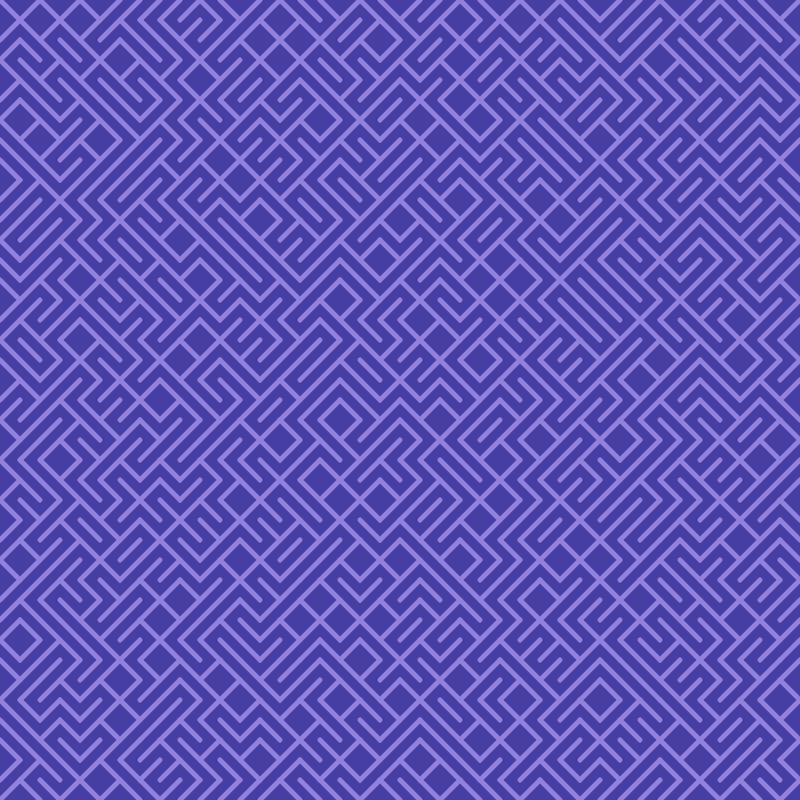
Frame 1 (no input)
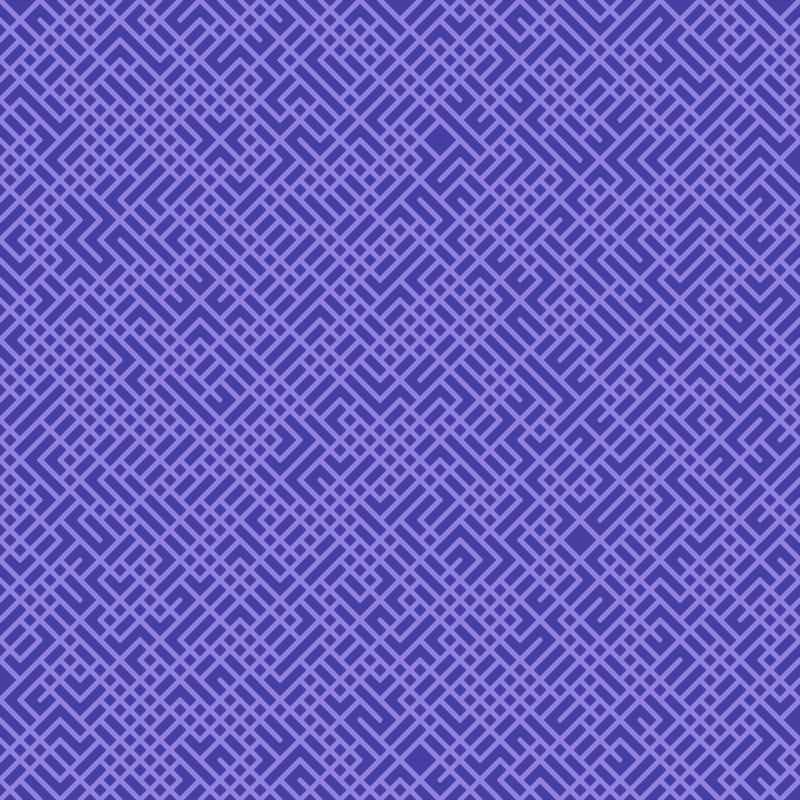
Frame 2 (the mouse pressed at the canvas centre, redrawn once)

The p5.js sketch that drew these frames (run headless with seeded random() and noise() and a simulated clock; the mouse was pressed at the canvas centre and the sketch redrawn once):

// p5.js sketch
// ── sketch.js
// 2020 © @barsab, Daniele @Fupete and the course DSII2020 at DESIGN.unirsm 
// github.com/dsii-2020-unirsm — github.com/fupete
// Educational purposes, MIT License, 2020, San Marino

function setup() {
  createCanvas(800, 800);
  background('#463ea3');
  strokeWeight(5);
  stroke('#9381de');
  smooth();
}

function draw() {
  for (var y = 0; y < height; y += 20) {
    for (var x = 0; x < width; x += 20) {
      if (random(1) > 0.5) {
        line(x, y, x + 20, y + 20);
      } else {
        line(x, y + 20, x + 20, y);
      }
    }
  }
  noLoop();
}
